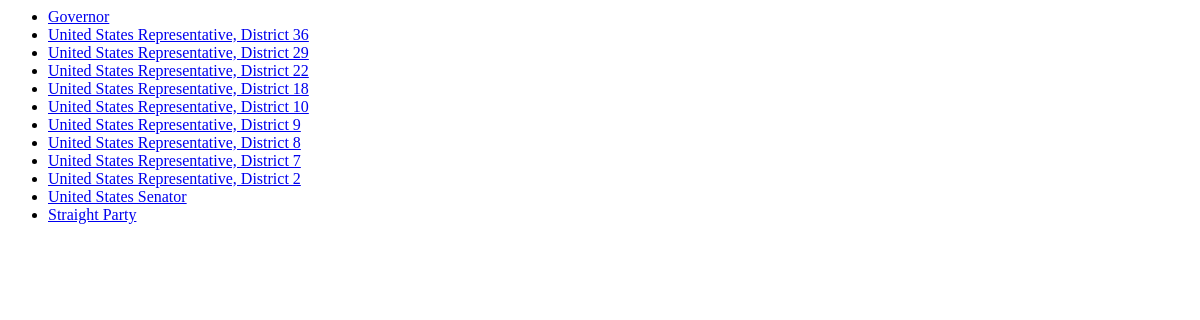
/polls/, run on an earlier commit of the app's database.
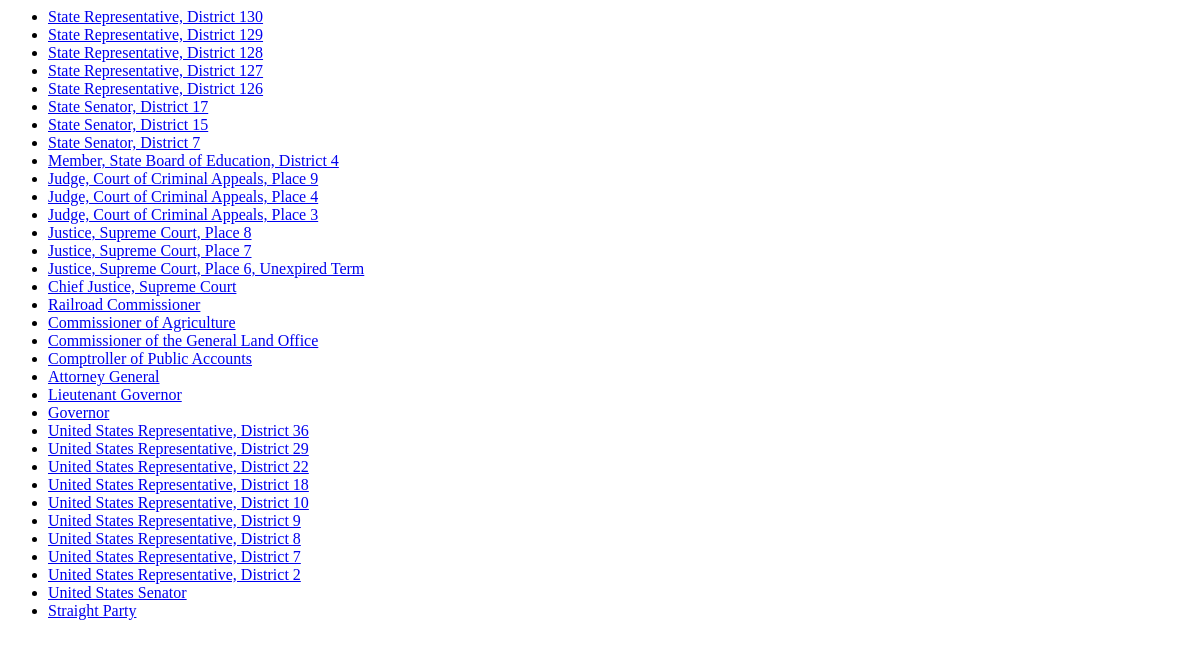
And on a later commit of the database.
### polls/models.py (models this page shows, shortened)
class Question(models.Model):
    question_text = models.CharField(max_length=200)

### polls/views.py (the view)
class IndexView(generic.ListView):
    template_name = 'polls/index.html'
    context_object_name = 'question_list'
    def get_queryset(self):
        return Question.objects.order_by('-id')

### polls/templates/polls/index.html
{% if question_list %}
    <ul>
    {% for question in question_list %}
        <li><a href="{% url 'polls:detail' question.id %}">{{ question.question_text }}</a></li>
    {% endfor %}
    </ul>
{% else %}
    <p>No polls are available.</p>
{% endif %}

What changed in the data, as far as the page shows it:
added Question: question_text "State Representative, District 130"
added Question: question_text "State Representative, District 129"
added Question: question_text "State Representative, District 128"
added Question: question_text "State Representative, District 127"
added Question: question_text "State Representative, District 126"
added Question: question_text "State Senator, District 17"
added Question: question_text "State Senator, District 15"
added Question: question_text "State Senator, District 7"
added Question: question_text "Member, State Board of Education, District 4"
added Question: question_text "Judge, Court of Criminal Appeals, Place 9"
added Question: question_text "Judge, Court of Criminal Appeals, Place 4"
added Question: question_text "Judge, Court of Criminal Appeals, Place 3"
added Question: question_text "Justice, Supreme Court, Place 8"
added Question: question_text "Justice, Supreme Court, Place 7"
added Question: question_text "Justice, Supreme Court, Place 6, Unexpired Term"
added Question: question_text "Chief Justice, Supreme Court"
added Question: question_text "Railroad Commissioner"
added Question: question_text "Commissioner of Agriculture"
added Question: question_text "Commissioner of the General Land Office"
added Question: question_text "Comptroller of Public Accounts"
added Question: question_text "Attorney General"
added Question: question_text "Lieutenant Governor"
